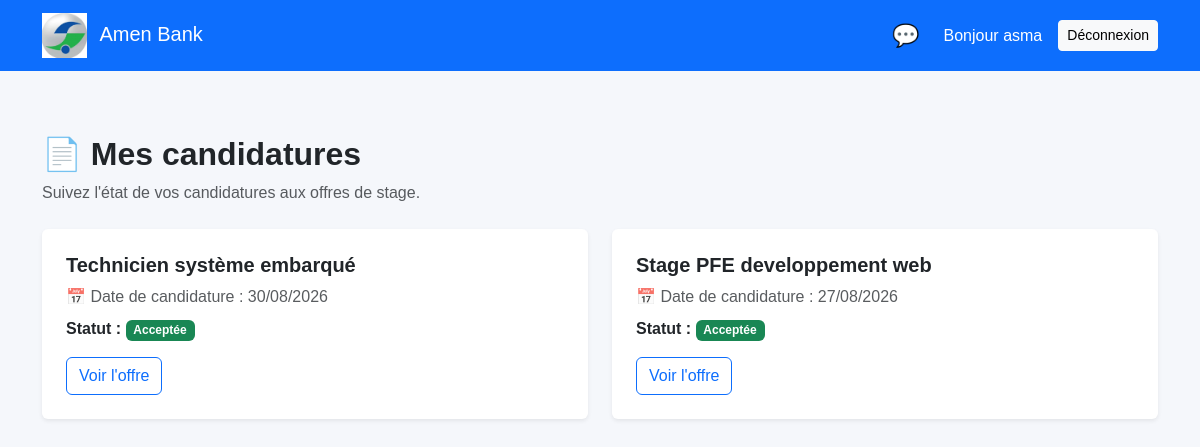
The app's page /student/applications (signed in) with its own data.
### models/application.py (models this page shows)
class Application(db.Model):
    id = db.Column(db.Integer, primary_key=True)
    student_id = db.Column(db.Integer)
    offer_id = db.Column(db.Integer)
    date_candidature = db.Column(db.DateTime)
    cv = db.Column(db.String(255))
    lettre_motivation = db.Column(db.String(255))
    statut = db.Column(db.String(50))
    commentaire = db.Column(db.Text)
    offer = db.relationship(
        "Offer",
        primaryjoin="Application.offer_id == Offer.id",
        foreign_keys=[offer_id],
        viewonly=True
    )
    student = db.relationship(
        "Student",
        primaryjoin="Application.student_id == Student.id",
        foreign_keys=[student_id],
        viewonly=True
    )

### models/offer.py (models this page shows)
class Offer(db.Model):
    __tablename__ = "offer"
    id = db.Column(
        db.Integer,
        primary_key=True
    )
    recruiter_id = db.Column(
        db.Integer,
        db.ForeignKey("recruiter.id"),
        nullable=False
    )
    titre = db.Column(
        db.String(200),
        nullable=False
    )
    description = db.Column(
        db.Text,
        nullable=False
    )
    competences = db.Column(
        db.Text
    )
    domaine = db.Column(
        db.String(150)
    )
    type_stage = db.Column(
        db.String(100)
    )
    duree = db.Column(
        db.String(100)
    )
    lieu = db.Column(
        db.String(150)
    )
    date_debut = db.Column(
        db.String(50)
    )
    date_limite = db.Column(
        db.String(50)
    )
    statut = db.Column(
        db.String(50),
        default="active"
    )

### app.py (the view)
@app.route("/student/applications")
def student_applications():
    if "user_id" not in session:
        return redirect(url_for("logininterface"))
    if session.get("role") != "student":
        flash(
            "Accès réservé aux étudiants.",
            "danger"
        )
        return redirect(url_for("logininterface"))
    student = Student.query.filter_by(
        user_id=session["user_id"]
    ).first()
    if not student:
        flash(
            "Profil étudiant introuvable.",
            "danger"
        )
        return redirect(url_for("student_profile"))
    applications = Application.query.filter_by(
        student_id=student.id
    ).order_by(
        Application.date_candidature.desc()
    ).all()
    return render_template(
        "student/applications.html",
        applications=applications
    )

### app.py (called while the page is built)
@app.context_processor
def inject_notifications():
    if session.get("user_id"):
        unread_notifications = Notification.query.filter_by(
            user_id=session.get("user_id"),
            lu=False
        ).count()
    else:
        unread_notifications = 0
    return {
        "unread_notifications": unread_notifications
    }

@app.context_processor
def inject_student_chat_data():
    unread_messages = 0
    student_internship = None
    if session.get("user_id"):
        user_id = session.get("user_id")
        unread_messages = Message.query.filter_by(
            receiver_id=user_id,
            lu=False
        ).count()
        student = Student.query.filter_by(
            user_id=user_id
        ).first()
        if student:
            student_internship = Intership.query.filter(
                Intership.student_id == student.id,
                Intership.supervisor_id.isnot(None)
            ).first()
    return {
        "unread_messages": unread_messages,
        "student_internship": student_internship
    }

@app.context_processor
def inject_unread_messages():
    unread_messages = 0
    if session.get("user_id"):
        user_id = session.get("user_id")
        unread_messages = Message.query.filter_by(
            receiver_id=user_id,
            lu=False
        ).count()
    return {
        "unread_messages": unread_messages
    }

### template/student/applications.html (shortened to what this page needs)
{% extends 'base2.html' %}
{% block content %}
<div class="container py-5">
    <div class="mb-4">
        <h2 class="fw-bold">
            📄 Mes candidatures
        </h2>
        <p class="text-muted">
            Suivez l'état de vos candidatures aux offres de stage.
        </p>
    </div>
    {% if applications %}
        <div class="row g-4">
            {% for application in applications %}
                <div class="col-md-6">
                    <div class="card border-0 shadow-sm h-100">
                        <div class="card-body p-4">
                            <h5 class="fw-bold">
                                {% if application.offer %}
                                    {{ application.offer.titre }}
                                {% else %}
                                    Offre de stage
                                {% endif %}
                            </h5>
                            <p class="text-muted mb-2">
                                📅 Date de candidature :
                                {% if application.date_candidature %}
                                    {{ application.date_candidature.strftime('%d/%m/%Y') }}
                                {% else %}
                                    Non disponible
                                {% endif %}
                            </p>
                            <div class="mb-3">
                                <strong>
                                    Statut :
                                </strong>
                                {% if application.statut == "En attente" %}
                                    <span class="badge bg-warning text-dark">
                                        En attente
                                    </span>
                                {% elif application.statut == "Acceptée" %}
                                    <span class="badge bg-success">
                                        Acceptée
                                    </span>
                                {% elif application.statut == "Refusée" %}
                                    <span class="badge bg-danger">
                                        Refusée
                                    </span>
                                {% else %}
                                    <span class="badge bg-secondary">
                                        {{ application.statut or "Non défini" }}
                                    </span>
                                {% endif %}
                            </div>
                            {% if application.offer %}
                                <a
                                    href="{{ url_for(
                                        'student_offer_detail',
                                        offer_id=application.offer.id
                                    ) }}"
                                    class="btn btn-outline-primary">
                                    Voir l'offre
                                </a>
                            {% endif %}
                        </div>
                    </div>
                </div>
            {% endfor %}
        </div>
    {% endif %}
</div>
{% endblock %}

### static/css/css.css (style rules this page uses)
body { background-color: #f5f7fb; font-family: Arial, sans-serif; }

### records on screen
Application: offer.titre "Technicien système embarqué", date_candidature "30/08/2026", statut "Acceptée"
Application: offer.titre "Stage PFE developpement web", date_candidature "27/08/2026", statut "Acceptée"

### other values on screen
{{ session.get("prenom") }} "asma"
